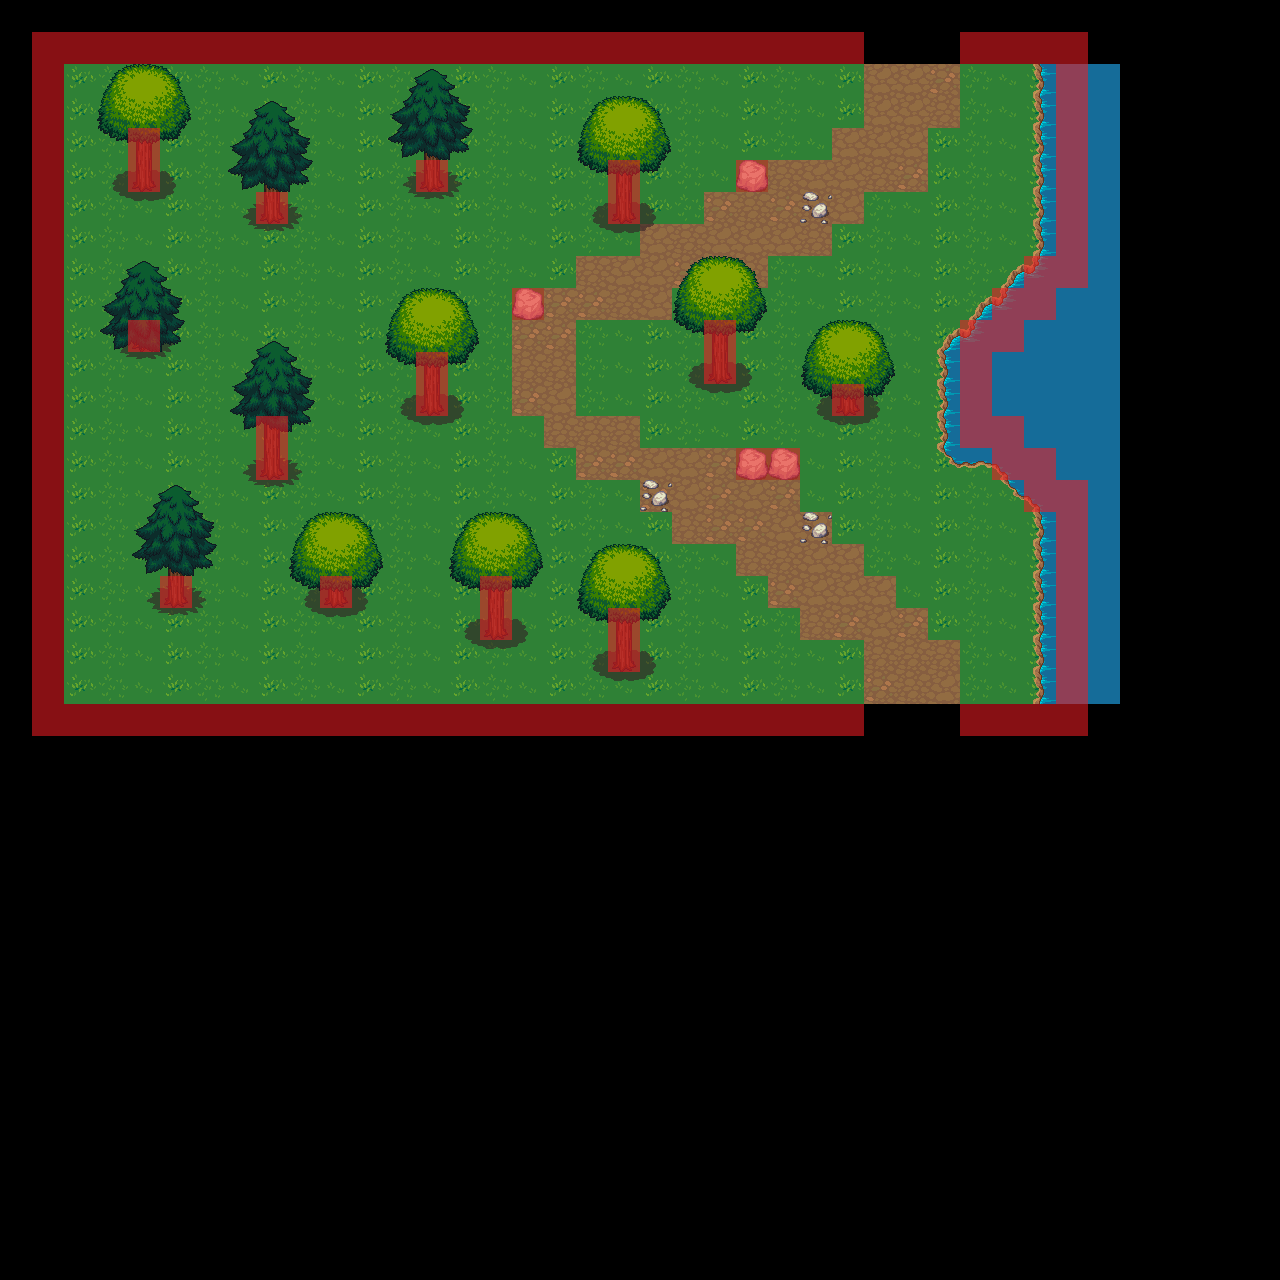

This game map was drawn from its Tiled (.tmx) file and the tilesets committed beside it. A one-line description and the trimmed map source follow:
An orthogonal 40x40 tile map with 32x32 px tiles, 7 tile layers (Floor, Path, Objects, Low Wall, ...), 39 tilesets and 1 object.

<map version="1.0" orientation="orthogonal" renderorder="right-down" width="40" height="40" tilewidth="32" tileheight="32" nextobjectid="1">
 <tileset firstgid="1" name="castlefloors" tilewidth="32" tileheight="32" tilecount="100" columns="10">
  <image source="../ArtworkAssets/LPC Base Assets/LPC Base Assets/tiles/castlefloors.png" width="320" height="320" />
 </tileset>
 <tileset firstgid="101" name="castlefloors_outside" tilewidth="32" tileheight="32" tilecount="20" columns="4">
  <image source="../ArtworkAssets/LPC Base Assets/LPC Base Assets/tiles/castlefloors_outside.png" width="128" height="160" />
 </tileset>
 <tileset firstgid="121" name="castlewalls" tilewidth="32" tileheight="32" tilecount="180" columns="12">
  <image source="../ArtworkAssets/LPC Base Assets/LPC Base Assets/tiles/castlewalls.png" width="384" height="480" />
 </tileset>
 <tileset firstgid="301" name="cement" tilewidth="32" tileheight="32" tilecount="18" columns="3">
  <image source="../ArtworkAssets/LPC Base Assets/LPC Base Assets/tiles/cement.png" width="96" height="192" />
 </tileset>
 <tileset firstgid="319" name="cementstair" tilewidth="32" tileheight="32" tilecount="20" columns="5">
  <image source="../ArtworkAssets/LPC Base Assets/LPC Base Assets/tiles/cementstair.png" width="160" height="128" />
 </tileset>
 <tileset firstgid="339" name="chests" tilewidth="32" tileheight="32" tilecount="6" columns="2">
  <image source="../ArtworkAssets/LPC Base Assets/LPC Base Assets/tiles/chests.png" width="64" height="96" />
 </tileset>
 <tileset firstgid="345" name="country" tilewidth="32" tileheight="32" tilecount="20" columns="5">
  <image source="../ArtworkAssets/LPC Base Assets/LPC Base Assets/tiles/country.png" width="160" height="128" />
 </tileset>
 <tileset firstgid="365" name="cup" tilewidth="32" tileheight="32" tilecount="2" columns="1">
  <image source="../ArtworkAssets/LPC Base Assets/LPC Base Assets/tiles/cup.png" width="32" height="64" />
 </tileset>
 <tileset firstgid="367" name="dirt" tilewidth="32" tileheight="32" tilecount="18" columns="3">
  <image source="../ArtworkAssets/LPC Base Assets/LPC Base Assets/tiles/dirt.png" width="96" height="192" />
 </tileset>
 <tileset firstgid="385" name="dirt2" tilewidth="32" tileheight="32" tilecount="18" columns="3">
  <image source="../ArtworkAssets/LPC Base Assets/LPC Base Assets/tiles/dirt2.png" width="96" height="192" />
 </tileset>
 <tileset firstgid="403" name="dungeon" tilewidth="32" tileheight="32" tilecount="104" columns="13">
  <image source="../ArtworkAssets/LPC Base Assets/LPC Base Assets/tiles/dungeon.png" width="416" height="256" />
 </tileset>
 <tileset firstgid="507" name="grass" tilewidth="32" tileheight="32" tilecount="18" columns="3">
  <image source="../ArtworkAssets/LPC Base Assets/LPC Base Assets/tiles/grass.png" width="96" height="192" />
 </tileset>
 <tileset firstgid="525" name="grassalt" tilewidth="32" tileheight="32" tilecount="18" columns="3">
  <image source="../ArtworkAssets/LPC Base Assets/LPC Base Assets/tiles/grassalt.png" width="96" height="192" />
 </tileset>
 <tileset firstgid="543" name="hole" tilewidth="32" tileheight="32" tilecount="18" columns="3">
  <image source="../ArtworkAssets/LPC Base Assets/LPC Base Assets/tiles/hole.png" width="96" height="192" />
 </tileset>
 <tileset firstgid="561" name="holek" tilewidth="32" tileheight="32" tilecount="18" columns="3">
  <image source="../ArtworkAssets/LPC Base Assets/LPC Base Assets/tiles/holek.png" width="96" height="192" />
 </tileset>
 <tileset firstgid="579" name="holemid" tilewidth="32" tileheight="32" tilecount="18" columns="3">
  <image source="../ArtworkAssets/LPC Base Assets/LPC Base Assets/tiles/holemid.png" width="96" height="192" />
 </tileset>
 <tileset firstgid="597" name="house" tilewidth="32" tileheight="32" tilecount="63" columns="9">
  <image source="../ArtworkAssets/LPC Base Assets/LPC Base Assets/tiles/house.png" width="288" height="224" />
 </tileset>
 <tileset firstgid="660" name="inside" tilewidth="32" tileheight="32" tilecount="100" columns="10">
  <image source="../ArtworkAssets/LPC Base Assets/LPC Base Assets/tiles/inside.png" width="320" height="320" />
 </tileset>
 <tileset firstgid="760" name="kitchen" tilewidth="32" tileheight="32" tilecount="8" columns="2">
  <image source="../ArtworkAssets/LPC Base Assets/LPC Base Assets/tiles/kitchen.png" width="64" height="128" />
 </tileset>
 <tileset firstgid="768" name="lava" tilewidth="32" tileheight="32" tilecount="18" columns="3">
  <image source="../ArtworkAssets/LPC Base Assets/LPC Base Assets/tiles/lava.png" width="96" height="192" />
 </tileset>
 <tileset firstgid="786" name="lavarock" tilewidth="32" tileheight="32" tilecount="18" columns="3">
  <image source="../ArtworkAssets/LPC Base Assets/LPC Base Assets/tiles/lavarock.png" width="96" height="192" />
 </tileset>
 <tileset firstgid="804" name="mountains" tilewidth="32" tileheight="32" tilecount="108" columns="12">
  <image source="../ArtworkAssets/LPC Base Assets/LPC Base Assets/tiles/mountains.png" width="384" height="288" />
 </tileset>
 <tileset firstgid="912" name="rock" tilewidth="32" tileheight="32" tilecount="2" columns="2">
  <image source="../ArtworkAssets/LPC Base Assets/LPC Base Assets/tiles/rock.png" width="64" height="32" />
 </tileset>
 <tileset firstgid="914" name="signs" tilewidth="32" tileheight="32" tilecount="6" columns="3">
  <image source="../ArtworkAssets/LPC Base Assets/LPC Base Assets/tiles/signs.png" width="96" height="64" />
 </tileset>
 <tileset firstgid="920" name="stairs" tilewidth="32" tileheight="32" tilecount="112" columns="8">
  <image source="../ArtworkAssets/LPC Base Assets/LPC Base Assets/tiles/stairs.png" width="256" height="448" />
 </tileset>
 <tileset firstgid="1032" name="treetop" tilewidth="32" tileheight="32" tilecount="42" columns="6">
  <image source="../ArtworkAssets/LPC Base Assets/LPC Base Assets/tiles/treetop.png" width="192" height="224" />
 </tileset>
 <tileset firstgid="1074" name="trunk" tilewidth="32" tileheight="32" tilecount="18" columns="6">
  <image source="../ArtworkAssets/LPC Base Assets/LPC Base Assets/tiles/trunk.png" width="192" height="96" />
 </tileset>
 <tileset firstgid="1092" name="victoria" tilewidth="32" tileheight="32" tilecount="55" columns="11">
  <image source="../ArtworkAssets/LPC Base Assets/LPC Base Assets/tiles/victoria.png" width="352" height="160" />
 </tileset>
 <tileset firstgid="1147" name="water" tilewidth="32" tileheight="32" tilecount="18" columns="3">
  <image source="../ArtworkAssets/LPC Base Assets/LPC Base Assets/tiles/water.png" width="96" height="192" />
 </tileset>
 <tileset firstgid="1165" name="waterfall" tilewidth="32" tileheight="32" tilecount="15" columns="3">
  <image source="../ArtworkAssets/LPC Base Assets/LPC Base Assets/tiles/waterfall.png" width="96" height="160" />
 </tileset>
 <tileset firstgid="1180" name="watergrass" tilewidth="32" tileheight="32" tilecount="18" columns="3">
  <image source="../ArtworkAssets/LPC Base Assets/LPC Base Assets/tiles/watergrass.png" width="96" height="192" />
 </tileset>
 <tileset firstgid="1198" name="barrel" tilewidth="32" tileheight="32" tilecount="8" columns="4">
  <image source="../ArtworkAssets/LPC Base Assets/LPC Base Assets/tiles/barrel.png" width="128" height="64" />
 </tileset>
 <tileset firstgid="1206" name="brackish" tilewidth="32" tileheight="32" tilecount="18" columns="3">
  <image source="../ArtworkAssets/LPC Base Assets/LPC Base Assets/tiles/brackish.png" width="96" height="192" />
 </tileset>
 <tileset firstgid="1224" name="bridges" tilewidth="32" tileheight="32" tilecount="42" columns="6">
  <image source="../ArtworkAssets/LPC Base Assets/LPC Base Assets/tiles/bridges.png" width="192" height="224" />
 </tileset>
 <tileset firstgid="1266" name="buckets" tilewidth="32" tileheight="32" tilecount="6" columns="3">
  <image source="../ArtworkAssets/LPC Base Assets/LPC Base Assets/tiles/buckets.png" width="96" height="64" />
 </tileset>
 <tileset firstgid="1272" name="cabinets" tilewidth="32" tileheight="32" tilecount="78" columns="6">
  <image source="../ArtworkAssets/LPC Base Assets/LPC Base Assets/tiles/cabinets.png" width="192" height="416" />
 </tileset>
 <tileset firstgid="1350" name="castle_lightsources" tilewidth="32" tileheight="32" tilecount="20" columns="5">
  <image source="../ArtworkAssets/LPC Base Assets/LPC Base Assets/tiles/castle_lightsources.png" width="160" height="128" />
 </tileset>
 <tileset firstgid="1370" name="castle_outside" tilewidth="32" tileheight="32" tilecount="187" columns="17">
  <image source="../ArtworkAssets/LPC Base Assets/LPC Base Assets/tiles/castle_outside.png" width="544" height="352" />
 </tileset>
 <tileset firstgid="1557" name="RedCollison" tilewidth="32" tileheight="32" tilecount="1" columns="1">
  <image source="../ArtworkAssets/RedCollison.png" width="32" height="32" />
  <tile id="0">
   <objectgroup draworder="index">
    <object id="2" x="0" y="-0.333333" width="31.6667" height="32" />
   </objectgroup>
  </tile>
 </tileset>
 <layer name="Floor" width="40" height="40">
  <data>[1600 cells, 660 non-empty, 3 distinct tile ids]</data>
 </layer>
 <layer name="Path" width="40" height="40">
  <data>[1600 cells, 77 non-empty, 3 distinct tile ids]</data>
 </layer>
 <layer name="Objects" width="40" height="40">
  <data>[1600 cells, 203 non-empty, 27 distinct tile ids]</data>
 </layer>
 <layer name="Low Wall" width="40" height="40">
  <data>[1600 cells, 0 non-empty, 0 distinct tile ids]</data>
 </layer>
 <layer name="Roof/TreeTop" width="40" height="40">
  <data>[1600 cells, 120 non-empty, 30 distinct tile ids]</data>
 </layer>
 <layer name="Object 2" width="40" height="40">
  <data>[1600 cells, 0 non-empty, 0 distinct tile ids]</data>
 </layer>
 <layer name="Collisions" width="40" height="40" opacity="0.57">
  <data>[1600 cells, 130 non-empty, 1 distinct tile ids]</data>
 </layer>
</map>
